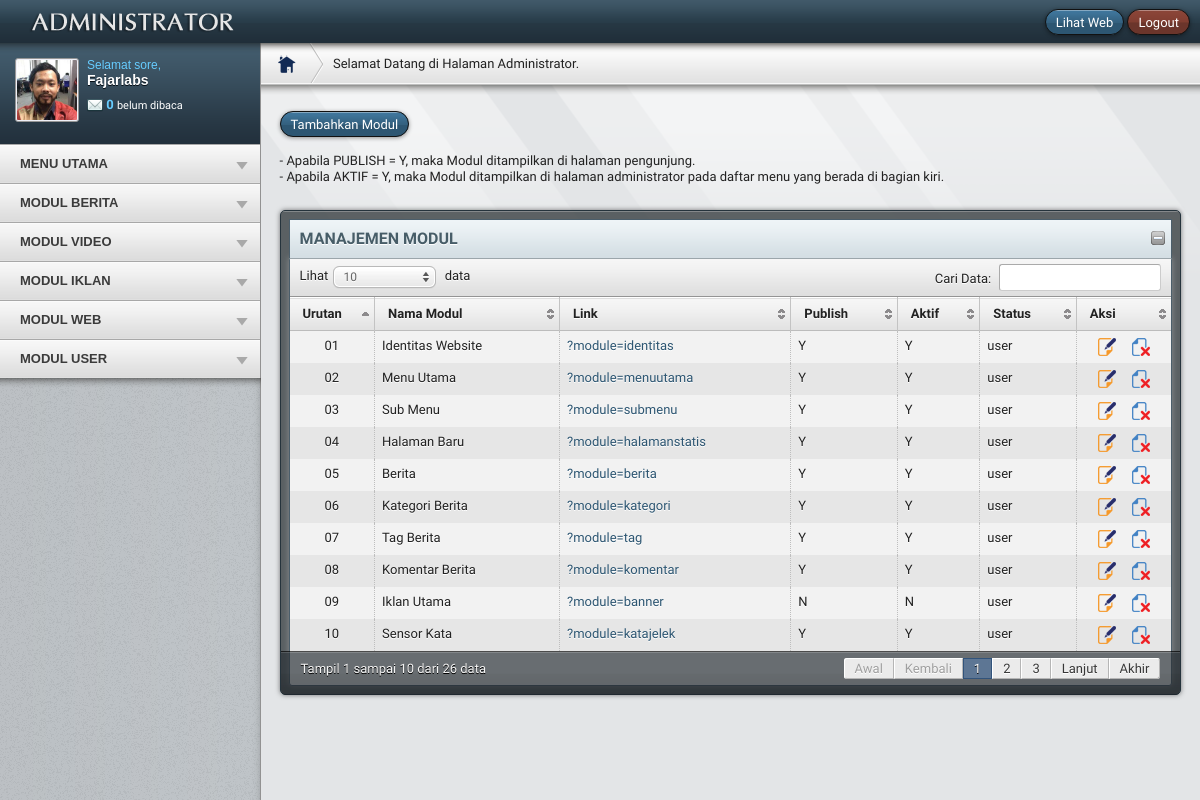
Page /redaktur/media.php?module=modul (signed in) on the committed database.
### tables this page shows
CREATE TABLE `users` (
  `username` varchar(50) NOT NULL,
  `password` varchar(50) NOT NULL,
  `nama_lengkap` varchar(100) NOT NULL,
  `email` varchar(100) NOT NULL,
  `no_telp` varchar(20) NOT NULL,
  `foto` varchar(100) NOT NULL,
  `level` varchar(20) NOT NULL DEFAULT 'user',
  `blokir` enum('Y','N') NOT NULL DEFAULT 'N',
  `id_session` varchar(100) NOT NULL
);

CREATE TABLE `modul` (
  `id_modul` int(5) NOT NULL,
  `nama_modul` varchar(50) NOT NULL,
  `username` varchar(50) NOT NULL,
  `link` varchar(100) NOT NULL,
  `static_content` text NOT NULL,
  `gambar` varchar(100) NOT NULL,
  `publish` enum('Y','N') NOT NULL DEFAULT 'Y',
  `status` enum('user','admin') NOT NULL,
  `aktif` enum('Y','N') NOT NULL DEFAULT 'Y',
  `urutan` int(5) NOT NULL,
  `link_seo` varchar(50) NOT NULL
);

### redaktur/modul/mod_modul/modul.php (the view, shortened to what this page needs)
<?php
 if (empty($_SESSION['username']) AND empty($_SESSION['passuser'])){
   echo "
  <link href='css/zalstyle.css' rel='stylesheet' type='text/css'>";
  echo "
  </head>
  <body class='special-page'>
  <div id='container'>
  <section id='error-number'>
  <img src='img/lock.png'>
  <h1>MODUL TIDAK DAPAT DIAKSES</h1>
  <p><span class style=\"font-size:14px; color:#ccc;\">Untuk mengakses modul, Anda harus login dahulu!</p></span><br/>
  </section>
  <section id='error-text'>
  <p><a class='button' href='index.php'>&nbsp;&nbsp; <b>ULANGI LAGI</b> &nbsp;&nbsp;</a></p>
  </section>
  </div>";
}
else{
$cek=user_akses($_GET[module],$_SESSION[sessid]);
if($cek==1 OR $_SESSION[leveluser]=='admin'){
$aksi="modul/mod_modul/aksi_modul.php";
switch($_GET[act]){
  default:
   echo "
   <div id='main-content'>
   <div class='container_12'>
   <div class=grid_12>
   <br/>
   <a href='?module=modul&act=tambahmodul' class='button'>
   <span>Tambahkan Modul</span>
   </a><br/><br/>
   - Apabila PUBLISH = Y, maka Modul ditampilkan di halaman pengunjung. <br />
   - Apabila AKTIF = Y, maka Modul ditampilkan di halaman administrator pada daftar menu yang berada di bagian kiri.
   </div>
   <div class='grid_12'>
   <div class='block-border'>
   <div class='block-header'>
   <h1>MANAJEMEN MODUL</h1>
   <span></span>
   </div>
   <div class='block-content'>
   <table id='table-example' class='table'>
   <thead><tr>
  <th>Urutan</th>
  <th>Nama Modul</th>
  <th>Link</th>
  <th>Publish</th>
  <th>Aktif</th>
  <th>Status</th>
  <th>Aksi</th>
  </thead>
  <tbody>";
    if ($_SESSION[leveluser]=='admin'){
      $tampil = mysql_query("SELECT * FROM modul ORDER BY urutan DESC");
    }
    else{
      $tampil=mysql_query("SELECT * FROM modul
                           WHERE username='$_SESSION[namauser]'
                           ORDER BY urutan DESC");
    }
  while ($r=mysql_fetch_array($tampil)){
    $no=$r[urutan];
    $lebar=strlen($no);
    switch($lebar){
      case 1:
        $g="0".$no;
        break;
      case 2:
        $g=$no;
        break;
    }
   echo "<tr class=gradeX>
   <td width=70><center>$g</center></td>
   <td>$r[nama_modul]</td>
   <td><a href=$r[link]>$r[link]</a></td>
   <td align=center>$r[publish]</td>
   <td align=center>$r[aktif]</td>
   <td>$r[status]</td>
   <td width=80>
   <a href=?module=modul&act=editmodul&id=$r[id_modul] title='Edit' class='with-tip'>
   <center><img src='img/edit.png'></a>
   <a href=javascript:confirmdelete('$aksi?module=modul&act=hapus&id=$r[id_modul]')
   title='Hapus' class='with-tip'>
   &nbsp;&nbsp;&nbsp;&nbsp;<img src='img/hapus.png'></center></a>
   </td></tr>"; }
    echo "</table>";
    break;
   }
    } else {
	echo akses_salah();
    }
    }
    ?>
   </div>
   </div>
   </div>
   </div></div>

### redaktur/foto.php (shortened to what this page needs)
 <?php
$a=mysql_fetch_array(mysql_query("SELECT * FROM users WHERE username='$_SESSION[namauser]'"));
echo "<img class='img-left framed' width=60 src='../foto_user/$a[foto]' border=0 class>";
?>

### redaktur/nama.php (shortened to what this page needs)
<?php
$a=mysql_fetch_array(mysql_query("SELECT * FROM users WHERE username='$_SESSION[namauser]'"));
echo "<div class='nama_user'>$a[nama_lengkap]</div>";
?>

### rows in the picture
users: foto (picture), nama_lengkap "Fajarlabs"
modul: urutan "10", nama_modul "Sensor Kata", link "?module=katajelek", publish "Y", aktif "Y", status "user"
modul: urutan "09", nama_modul "Iklan Utama", link "?module=banner", publish "N", aktif "N", status "user"
modul: urutan "08", nama_modul "Komentar Berita", link "?module=komentar", publish "Y", aktif "Y", status "user"
modul: urutan "07", nama_modul "Tag Berita", link "?module=tag", publish "Y", aktif "Y", status "user"
modul: urutan "06", nama_modul "Kategori Berita", link "?module=kategori", publish "Y", aktif "Y", status "user"
modul: urutan "05", nama_modul "Berita", link "?module=berita", publish "Y", aktif "Y", status "user"
modul: urutan "04", nama_modul "Halaman Baru", link "?module=halamanstatis", publish "Y", aktif "Y", status "user"
modul: urutan "03", nama_modul "Sub Menu", link "?module=submenu", publish "Y", aktif "Y", status "user"
modul: urutan "02", nama_modul "Menu Utama", link "?module=menuutama", publish "Y", aktif "Y", status "user"
modul: urutan "01", nama_modul "Identitas Website", link "?module=identitas", publish "Y", aktif "Y", status "user"

### other values in the picture
$jumHub "0"
